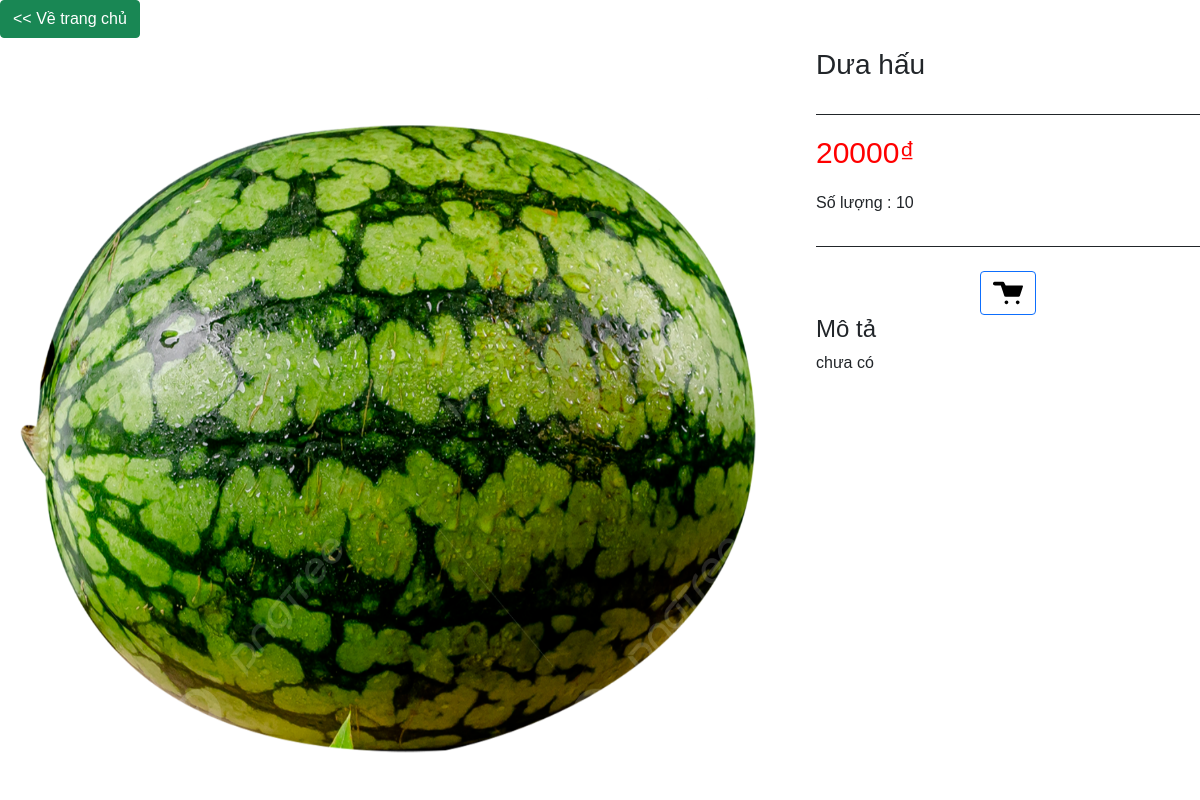
The page /front_web/chitietsp.php?pro_id=5&url=/ on the database its author committed.
### tables this page shows
CREATE TABLE `tbl_sanpham` (
  `product_id` int(11) NOT NULL,
  `category_id` int(11) NOT NULL,
  `product_image` varchar(255) NOT NULL,
  `product_name` varchar(255) NOT NULL,
  `product_price` int(11) NOT NULL,
  `detail` text NOT NULL,
  `product_quantity` int(11) NOT NULL,
  `active` int(11) NOT NULL DEFAULT 1
);

### front_web/chitietsp.php (the view, shortened to what this page needs)
<!DOCTYPE html>
<html lang="en">
<head>
    <link rel="stylesheet" href="https://stackpath.bootstrapcdn.com/bootstrap/5.0.0-alpha1/css/bootstrap.min.css"
>
</head>
<body>
    <div>
        <?php
        include("../db/connect.php");
        $product = mysqli_query($conn, "SELECT * FROM tbl_sanpham where product_id =" . $_GET['pro_id']);
        $result = mysqli_fetch_assoc($product);
        ?>
        <div class="row">
            <div style="position:fixed;"><a href="../index.php"><button class="btn btn-success"> << Về trang chủ</button> </a></div>
            <div class="col-sm-8 text-center ml-0" style="height:100vh">
                <img src="../img/product/<?php echo $result['product_image'] ?>" width="100%" height="100%" alt="image">
            </div>
            <div class="col-sm-4 mt-5 pl-3">
                <h3>
                    <?php echo $result['product_name'] ?>
                </h3><br>
                <div style="border-top: solid 1px;border-bottom: solid 1px;padding: 15px 0px;">
                    <p><span style="color: red;font-size: 30px;">
                            <?php echo $result['product_price'] ?>₫
                        </span>
                    </p>
                    <p>Số lượng : <?php echo $result['product_quantity'];?></p>
                </div><br>
                <div class="text-center">
                    <?php
                    if ($result['product_quantity'] <= 0) {
                        echo "Hết hàng";
                    } else { ?>
                        <?php if (empty($_SESSION['id'])) { ?>
                            <a href="./signin.php"><button class="btn btn-outline-primary"></button></a>
                        <?php } ?>
                    <?php } ?>
                </div>
                <h4>Mô tả</h4>
                <?php echo $result['detail'] ?>
            </div>
        </div>
    </div>
</body>
</html>

### rows shown on the page
tbl_sanpham: product_image (picture), product_name "Dưa hấu", product_price "20000", product_quantity "10", detail "chưa có"
